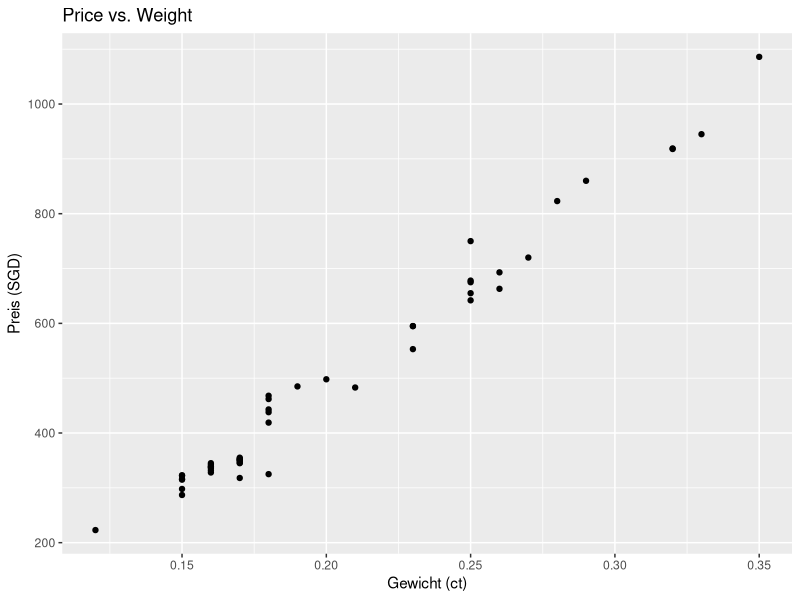
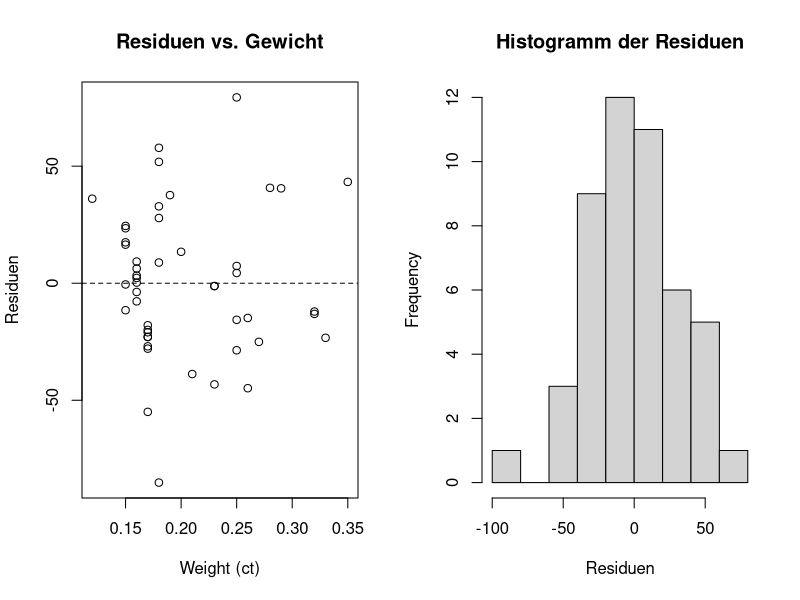
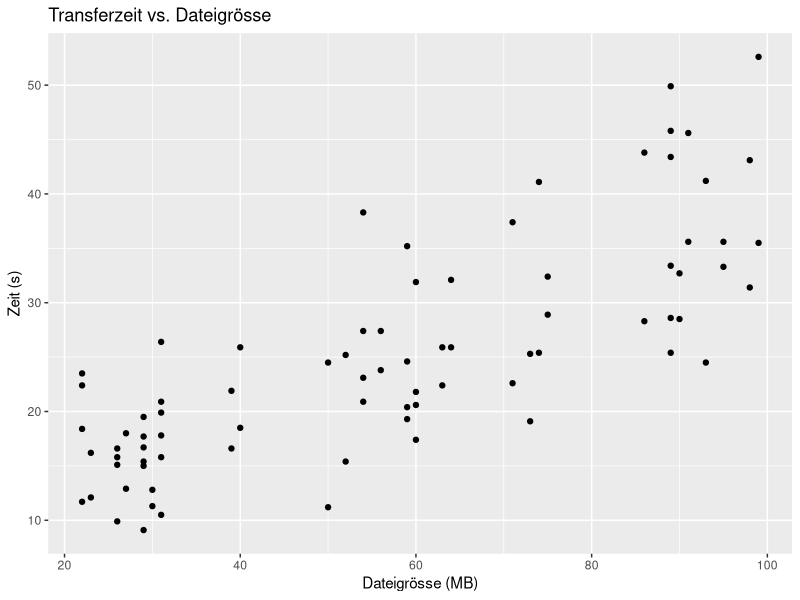
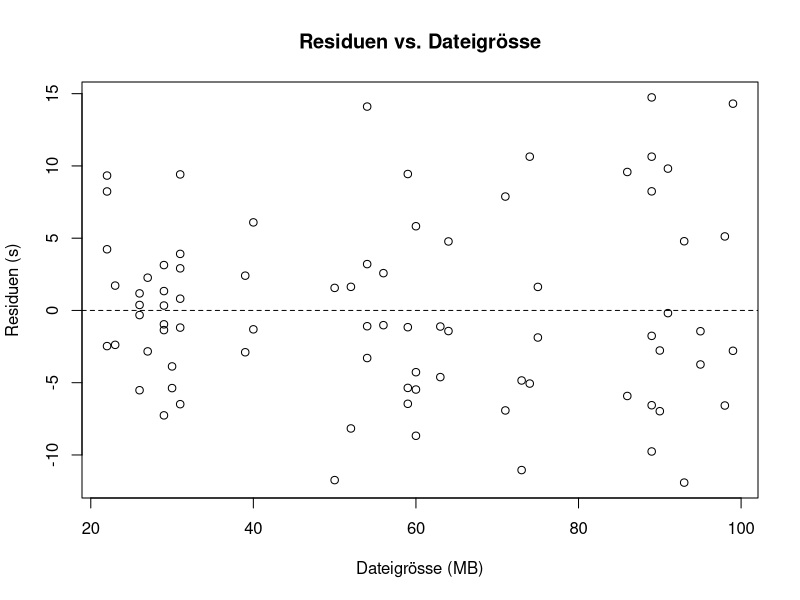
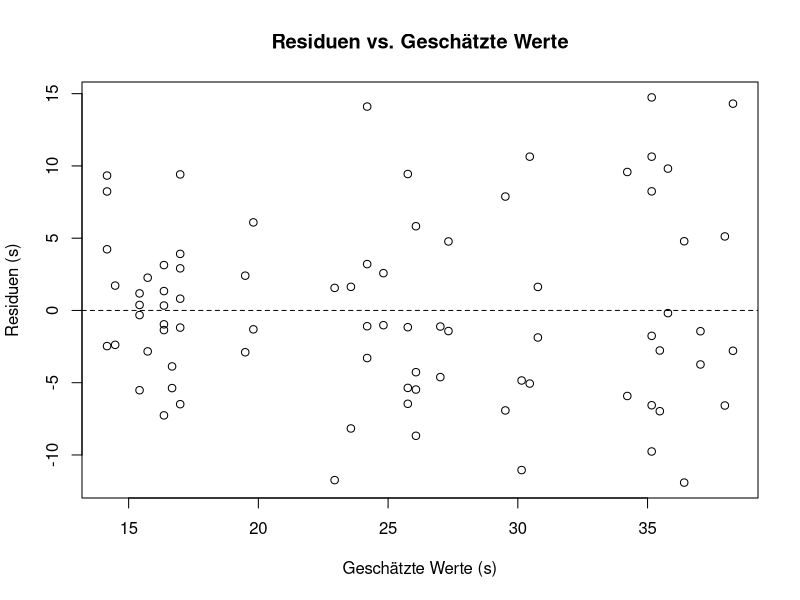
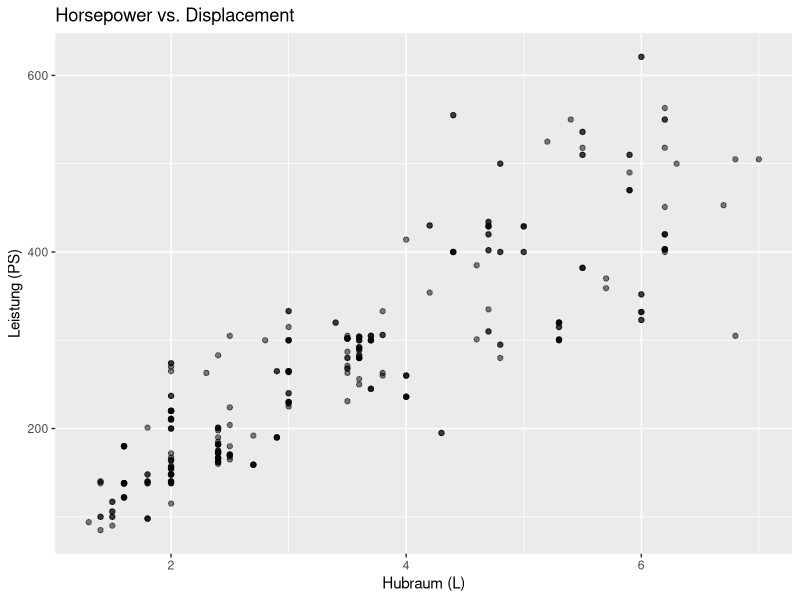

Generate these figures, in order, with R:
## ---- chunk 1
knitr::opts_chunk$set(echo = TRUE, warning = FALSE, message = FALSE)
library(readxl)
library(ggplot2)
library(dplyr)
## ---- chunk 2
# Der Pfad zur Datei muss in Ihrem fall allenfalls angepasst werden
adv <- read_excel("../data/WDDA_05.xlsx", sheet = "Advertising")
head(adv)
## ---- chunk 3
tv    <- adv$TV
sales <- adv$sales

kandidaten <- list(
  a = c(intercept = 7.1, slope = 0.049),
  b = c(intercept = 6.8, slope = 0.048),
  c = c(intercept = 7.0, slope = 0.045),
  d = c(intercept = 7.3, slope = 0.041)
)

rss <- sapply(kandidaten, function(par) {
  pred  <- par["intercept"] + par["slope"] * tv
  sum((sales - pred)^2)
})
print(rss)
## ---- chunk 4
diamonds <- read_excel("../data/WDDA_05.xlsx", sheet = "Diamonds Rings") %>%
  rename(weight = `Weight (carats)`,
         price  = `Price (Singapore dollars)`)
head(diamonds)
## ---- chunk 5
ggplot(diamonds, aes(x = weight, y = price)) +
  geom_point() +
  labs(title = "Price vs. Weight", x = "Gewicht (ct)", y = "Preis (SGD)")
## ---- chunk 6
mod_dr <- lm(price ~ weight, data = diamonds)
summary(mod_dr)
## ---- chunk 7
resid_dr <- resid(mod_dr)
rss_dr   <- sum(resid_dr^2)
tss_dr   <- sum((diamonds$price - mean(diamonds$price))^2)
rse_dr   <- sqrt(rss_dr / df.residual(mod_dr))
r2_dr    <- summary(mod_dr)$r.squared

cat("R^2 =", round(r2_dr, 4), "\n")
cat("RSE =", round(rse_dr, 2), "SGD\n")
cat("RSS =", round(rss_dr, 0), "SGD^2\n")
cat("TSS =", round(tss_dr, 0), "SGD^2\n")
## ---- chunk 8
preisdiff <- coef(mod_dr)["weight"] * (0.35 - 0.25)
cat("Geschätzter Unterschied:", round(preisdiff, 1), "SGD\n")
## ---- chunk 9
b0_chf <- coef(mod_dr)["(Intercept)"] * 0.68
b1_chf <- coef(mod_dr)["weight"]       * 0.68
cat("Preismodell (CHF): ŷ =", round(b0_chf,1), "+", round(b1_chf,1), "× weight\n")
## ---- chunk 10
pred_018 <- predict(mod_dr, newdata = data.frame(weight = 0.18))
ci      <- predict(mod_dr, newdata = data.frame(weight = 0.18),
                   interval = "prediction", level = 0.95)
cat("Prognose für 0.18 ct:", round(pred_018,1), "SGD\n")
cat("95% Prognose-Intervall: [", round(ci[,"lwr"],1), ",", round(ci[,"upr"],1), "] SGD\n")
## ---- chunk 11
resid_dr <- resid(mod_dr)
mean_resid <- mean(resid_dr)
sd_resid   <- sd(resid_dr)

# Plot
par(mfrow = c(1,2))
plot(diamonds$weight, resid_dr,
     main = "Residuen vs. Gewicht", xlab = "Weight (ct)", ylab = "Residuen")
abline(h = 0, lty = 2)
hist(resid_dr, main = "Histogramm der Residuen",
     xlab = "Residuen")

par(mfrow = c(1,1))
cat("Residuen-Mittelwert:", round(mean_resid,2), "\n")
cat("Residuen-SD:", round(sd_resid,2), "SGD\n")
## ---- chunk 12
dl <- read_excel("../data/WDDA_05.xlsx", sheet = "Download") %>%
  rename(time_sec = `Transfer Time (sec)`,
         size_mb  = `File Size (MB)`)
head(dl)
## ---- chunk 13
ggplot(dl, aes(x = size_mb, y = time_sec)) +
  geom_point() +
  labs(title = "Transferzeit vs. Dateigrösse",
       x = "Dateigrösse (MB)", y = "Zeit (s)")
## ---- chunk 14
mod_dl <- lm(time_sec ~ size_mb, data = dl)
summary(mod_dl)
## ---- chunk 15
resid_dl <- resid(mod_dl)
rss_dl   <- sum(resid_dl^2)
tss_dl   <- sum((dl$time_sec - mean(dl$time_sec))^2)
rse_dl   <- sqrt(rss_dl / df.residual(mod_dl))
r2_dl    <- summary(mod_dl)$r.squared

cat("R^2 =", round(r2_dl,4), "\n")
cat("RSE =", round(rse_dl,2), "s\n")
cat("RSS =", round(rss_dl,0), "s²\n")
cat("TSS =", round(tss_dl,0), "s²\n")
## ---- chunk 16
time_diff <- coef(mod_dl)["size_mb"] * 10
cat("Geschätzter Unterschied:", round(time_diff,2), "s\n")
## ---- chunk 17
plot(dl$size_mb, resid_dl,
     main = "Residuen vs. Dateigrösse",
     xlab = "Dateigrösse (MB)", ylab = "Residuen (s)")
abline(h = 0, lty = 2)
## ---- chunk 18
plot(fitted(mod_dl), resid_dl,
     main = "Residuen vs. Geschätzte Werte",
     xlab = "Geschätzte Werte (s)", ylab = "Residuen (s)")
abline(h = 0, lty = 2)
## ---- chunk 19
pred_size_15 <- (15 - coef(mod_dl)["(Intercept)"]) /
                 coef(mod_dl)["size_mb"]
cat("In 15 s übertragbar:", round(pred_size_15,2), "MB\n")
## ---- chunk 20
cars <- read_excel("../data/WDDA_05.xlsx", sheet = "Cars") %>%
  rename(displacement = `Displacement (liters)`,
         horsepower   = Horsepower)
head(cars)
## ---- chunk 21
ggplot(cars, aes(x = displacement, y = horsepower)) +
  geom_point(alpha = 0.5) +
  labs(title = "Horsepower vs. Displacement",
       x = "Hubraum (L)", y = "Leistung (PS)")
## ---- chunk 22
mod_cars <- lm(horsepower ~ displacement, data = cars)
summary(mod_cars)
## ---- chunk 23
resid_c <- resid(mod_cars)
rss_c   <- sum(resid_c^2)
tss_c   <- sum((cars$horsepower - mean(cars$horsepower))^2)
rse_c   <- sqrt(rss_c / df.residual(mod_cars))
r2_c    <- summary(mod_cars)$r.squared

cat("R^2 =", round(r2_c,4), "\n")
cat("RSE =", round(rse_c,2), "PS\n")
## ---- chunk 24
delta_hp <- coef(mod_cars)["displacement"] * 0.5
cat("Geschätzte Mehrleistung:", round(delta_hp,1), "PS\n")
## ---- chunk 25
pred_3L <- predict(mod_cars, newdata = data.frame(displacement = 3))
resid_3L <- 333 - pred_3L
cat("Residual (333 PS bei 3 L):", round(resid_3L,2), "PS\n")
## ---- chunk 26
cars3 <- filter(cars, displacement == 3)
t.test(cars3$horsepower)$conf.int
## ---- chunk 27
for(d in c(2, 6.2)) {
  subset <- filter(cars, displacement == d)
  ci     <- t.test(subset$horsepower)$conf.int
  cat("\nDisplacement =", d, "L:\n")
  cat("  95% CI:", round(ci[1],1), "–", round(ci[2],1), "PS\n")
  pred   <- predict(mod_cars, newdata = data.frame(displacement = d))
  cat("  Modell-Prediction:", round(pred,1), "PS\n")
}
